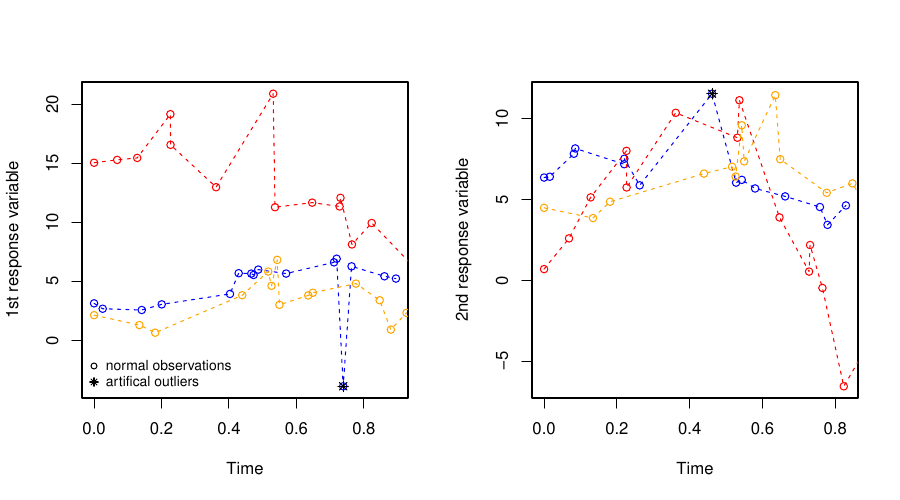

Here is the R script that generated this plot:
ka = 2
kb = 2
n  = 5
Kfold=5 ## The fold number for choosing tuning parameters

varres=0.25
freedom=2
type='t'
#################### Source packages ######################################
library(pairedfda)

#################### Data Analysis #########################################
## Generate Data
set.seed(202011)
data = gen_data(n,varres,freedom,type,ka,kb)
colnames(data$dataset)  = c("subject","obs_time","y_t","z_t")
Nobs=dim(data$dataset)[1]
nout = round(0.01*Nobs)
ind_cg_y = sample(1:Nobs,nout,replace = FALSE)
data$dataset[ind_cg_y,3] = data$dataset[ind_cg_y,3]+
  sample(c(-1,1),nout,replace=TRUE)*runif(nout,8,10)
ind_cg_z = sample(1:Nobs,nout,replace = FALSE)
data$dataset[ind_cg_z,4] = data$dataset[ind_cg_z,4]+
  sample(c(-1,1),nout,replace=TRUE)*runif(nout,8,10)

tmp.data = predata(nobs_y = data$obs_times,
                   nobs_z = data$obs_times,
                   time_y = data$dataset[,2],
                   time_z = data$dataset[,2],
                   y      = data$dataset[,3],
                   z      = data$dataset[,4],
                   knots  = 10,
                   order  = 3)
tmp.data$score = data$score
tmp.data$latent = data$latent
data=tmp.data

pdf("plot_outlier.pdf", width=9, height=5)
nobs_y = data$nobs_y
nobs_z = data$nobs_z
ind_y = c(0,cumsum(nobs_y))
ind_z = c(0,cumsum(nobs_z))
color = c("blue","blue","red","orange")
opar = par(no.readonly=TRUE)
par(mfrow=c(1,2))
ty = data$time_y
tz = data$time_z
y = data$y
z = data$z


i=2
indrange = (ind_y[i]+1):ind_y[i+1]
plot(ty[indrange],y[indrange],'o',col=color[1],ylim=range(y), xlab='Time', ylab='1st response variable',lty=2)
for(i in 3:4)
{
  indrange = (ind_y[i]+1):ind_y[i+1]
  lines(ty[indrange],y[indrange],'o',col=color[i],lty=2)
}
points(ty[ind_cg_y],y[ind_cg_y],pch=8)
legend("bottomleft",c("normal observations","artifical outliers"),pch=c(1,8),cex=0.8,bty = "n")

i=1
indrange = (ind_z[i]+1):ind_z[i+1]
plot(tz[indrange],z[indrange],'o',col=color[1],ylim=range(z), xlab='Time', ylab='2nd response variable',lty=2)
for(i in 3:4)
{
  indrange = (ind_z[i]+1):ind_z[i+1]
  lines(tz[indrange],z[indrange],'o',col=color[i],lty=2)
}
points(tz[ind_cg_z],z[ind_cg_z],pch=8)
on.exit(par(opar))
dev.off()
